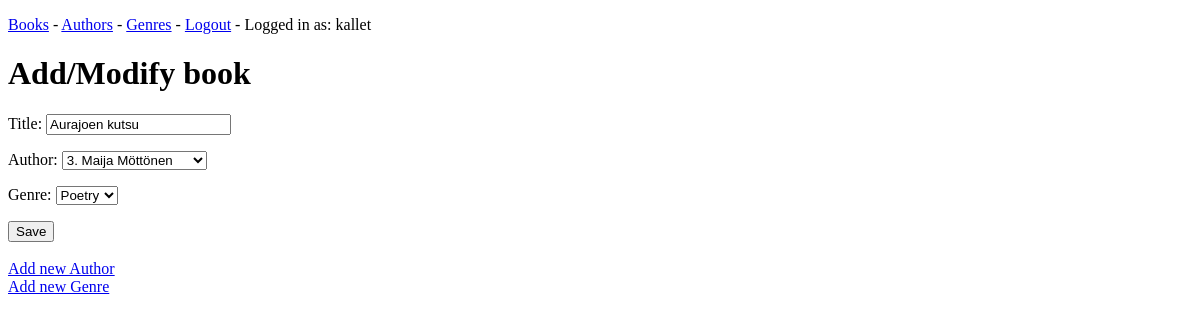
/books/2/update (signed in), run on an earlier commit of the app's database.
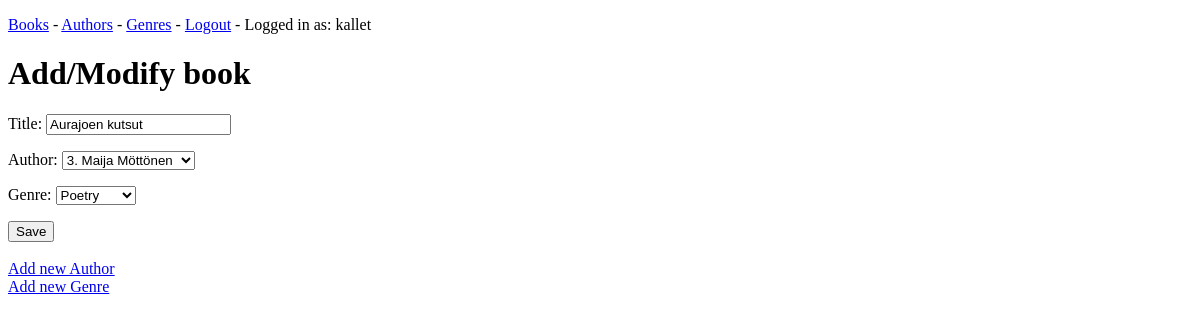
And on a later commit of the database.
### booksofmine/models.py (models this page shows, shortened)
class Book(models.Model):
    title = models.CharField(max_length=3000)
    author = models.ForeignKey('Author', null=True, on_delete=models.SET_NULL)
    genre = models.ForeignKey('Genre', null=True,on_delete=models.SET_NULL)

### booksofmine/views.py (the view)
# urls.py: path('books/<int:pk>/update', views.BookUpdateView.as_view()),
class BookUpdateView(LoginRequiredMixin, UpdateView):
	model = models.Book
	fields = "__all__"
	success_url = "/books"
	login_url = '/accounts/login/'

### booksofmine/models.py (called while the page is built)
    def __str__(self):
                return f"{self.pk}. {self.name}"

    def __str__(self):
        return f"{self.genre}"

### booksofmine/templates/booksofmine/book_form.html
{% extends "booksofmine/base.html" %}
{% block content %}
<h1>Add/Modify book</h1>
<form method=post>{% csrf_token %}
	{{ form.as_p }}
	<input type="submit" value="Save">
</form>
<br>
<a href="/authors/new" target="_blank">Add new Author</a><br>
<a href="/genres/new" target="_blank">Add new Genre</a>
{% endblock content %}

What changed in the data, as far as the page shows it:
changed Book: title "Aurajoen kutsu" → "Aurajoen kutsut"
